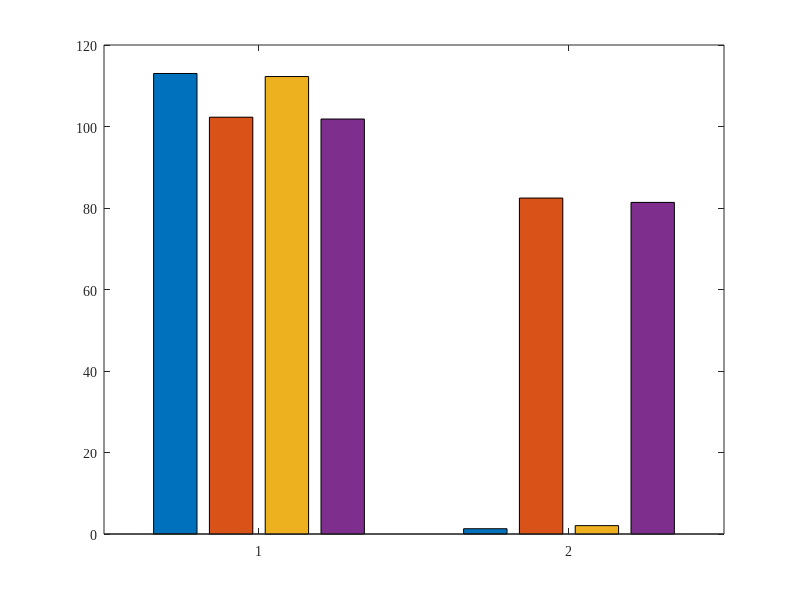

The MATLAB script that drew this image: (Note: this script raises an error after producing the figure.)
% FILE DESCRIPTION:
% Script to plot the results of experiment 2-1 (Fairness Issues in WLANs)
% This script plots article's figures 9b and 9c in Section 5.1.1

clc
clear all

disp('***********************************************************************')
disp('*         Potential and Pitfalls of Multi-Armed Bandits for           *')
disp('*               Decentralized Spatial Reuse in WLANs                  *')
disp('*                                                                     *')
disp('* Submission to Journal on Network and Computer Applications          *')
disp('* Authors:                                                            *')
disp('*   - Francesc Wilhelmi (francisco.wilhelmi@upf.edu)                  *')
disp('*   - Sergio Barrachina-Muñoz  (sergio.barrachina@upf.edu)            *')
disp('*   - Boris Bellalta (boris.bellalta@upf.edu)                         *')
disp('*   - Cristina Cano (ccanobs@uoc.edu)                                 *')
disp('*   - Anders Jonsson (anders.jonsson@upf.edu)                         *')
disp('*   - Gergely Neu (gergely.neu@upf.edu)                               *')
disp('* Copyright (C) 2017-2022, and GNU GPLd, by Francesc Wilhelmi         *')
disp('* Repository:                                                         *')
disp('*  https://github.com/fwilhelmi/potential_pitfalls_mabs_spatial_reuse *')
disp('***********************************************************************')

disp('----------------------------------------------')
disp('PLOT RESULTS OF EXPERIMENT 2-1')
disp('----------------------------------------------')

% Set font type
set(0,'defaultUicontrolFontName','Times New Roman');
set(0,'defaultUitableFontName','Times New Roman');
set(0,'defaultAxesFontName','Times New Roman');
set(0,'defaultTextFontName','Times New Roman');
set(0,'defaultUipanelFontName','Times New Roman');

% Load results from experiments in 2.1
load('results_experiment_2_1_1.mat');
load('results_experiment_2_1_2.mat');
load('results_experiment_2_1_3.mat');
load('results_experiment_2_1_4.mat');

% Determine the number of WLANs and iterations
num_wlans = size(tpt_evolution_2_1_1, 2);
total_iterations = size(tpt_evolution_2_1_1, 1);

% Average tpt experienced per WLAN
mean_tpt_per_wlan_selfish = mean(tpt_evolution_2_1_1(1:total_iterations,:), 1);
mean_tpt_per_wlan_shared = mean(tpt_evolution_2_1_2(1:total_iterations,:), 1);
mean_tpt_per_wlan_selfish_egreedy = mean(tpt_evolution_2_1_3(1:total_iterations,:), 1);
mean_tpt_per_wlan_shared_egreedy = mean(tpt_evolution_2_1_4(1:total_iterations,:), 1);
std_per_wlan_selfish = std(tpt_evolution_2_1_1(1:total_iterations,:), 1);
std_per_wlan_shared = std(tpt_evolution_2_1_2(1:total_iterations,:), 1);
std_per_wlan_selfish_egreedy = std(tpt_evolution_2_1_3(1:total_iterations,:), 1);
std_per_wlan_shared_egreedy = std(tpt_evolution_2_1_4(1:total_iterations,:), 1);

% Upper bounds
selfish_upper_bound = [113.2326 82.6295];
shared_upper_bound = [102.3659 82.6295];
max_min = 82.6295;

% Average throughput experienced per WLAN 
fig = figure('pos',[450 400 500 350]);
axes;
axis([1 20 30 70]);    
ctrs = 1:num_wlans;
data = [mean_tpt_per_wlan_selfish(:) mean_tpt_per_wlan_shared(:) mean_tpt_per_wlan_selfish_egreedy(:) mean_tpt_per_wlan_shared_egreedy(:)];
figure(1)
hBar = bar(ctrs, data);
for k1 = 1 : size(data, 2)
    ctr(k1,:) = bsxfun(@plus, hBar(1).XData, [hBar(k1).XOffset]');
    ydt(k1,:) = hBar(k1).YData;
end
hold on
errorbar(ctr', ydt', [std_per_wlan_selfish(:) std_per_wlan_shared(:) std_per_wlan_selfish_egreedy(:) std_per_wlan_shared_egreedy(:)], '.r')      
xlabel('WLAN id','fontsize', 24)
ylabel('Mean throughput (Mbps)','fontsize', 24)
set(gca,'FontSize', 22)
axis([0 num_wlans+1 0 1.2 * max(selfish_upper_bound)])
b2 = bar(1 : num_wlans, [selfish_upper_bound; shared_upper_bound; selfish_upper_bound; shared_upper_bound]', 0.5, 'LineStyle', '--', ...
     'FaceColor', 'none', 'EdgeColor', 'red', 'LineWidth', 1.5); % 
%h2 = plot(0 : num_wlans+1, mean(max_min) * ones(1, num_wlans+2), 'k--', 'linewidth',2);
legend([hBar, b2],{'Selfish (TS)', 'Env.-aware (TS)', 'Selfish (\epsilon-greedy)', ...
    'Env.-aware (\epsilon-greedy)', 'Optimal (selfish)', 'Optimal (shared)'});
% Save Figure
figName = 'experiment_2_1_mean_tpt';
savefig(['./Output/' figName '.fig'])
saveas(gcf,['./Output/' figName],'png')

% Throughput experienced by WLAN A
fig = figure('pos',[450 400 500 350]);
axes;
axis([1 20 30 70]);
subplot(2,1,1)
tpt_per_iteration_thompson = mean(tpt_evolution_2_1_1(1 : total_iterations, 1), 2);
plot(1 : total_iterations, tpt_per_iteration_thompson);
hold on
xlabel('Iteration','fontsize', 24)
legend('Thompson sampling')
set(gca,'FontSize', 22)
subplot(2,1,2)
tpt_per_iteration_egreedy = mean(tpt_evolution_2_1_3(1 : total_iterations, 1), 2);
plot(1 : total_iterations, tpt_per_iteration_egreedy, 'r');
xlabel('Iteration','fontsize', 24)
ylabel('Throughput WLAN_{A} (Mbps)','fontsize', 24)
legend('\epsilon-greedy')
set(gca,'FontSize', 22)
% Save Figure
figName = 'experiment_2_1_variability';
savefig(['./Output/' figName '.fig'])
saveas(gcf,['./Output/' figName],'png')